Frame 1 (no input): blank canvas, image omitted
Frame 60 (no input): blank canvas, image omitted
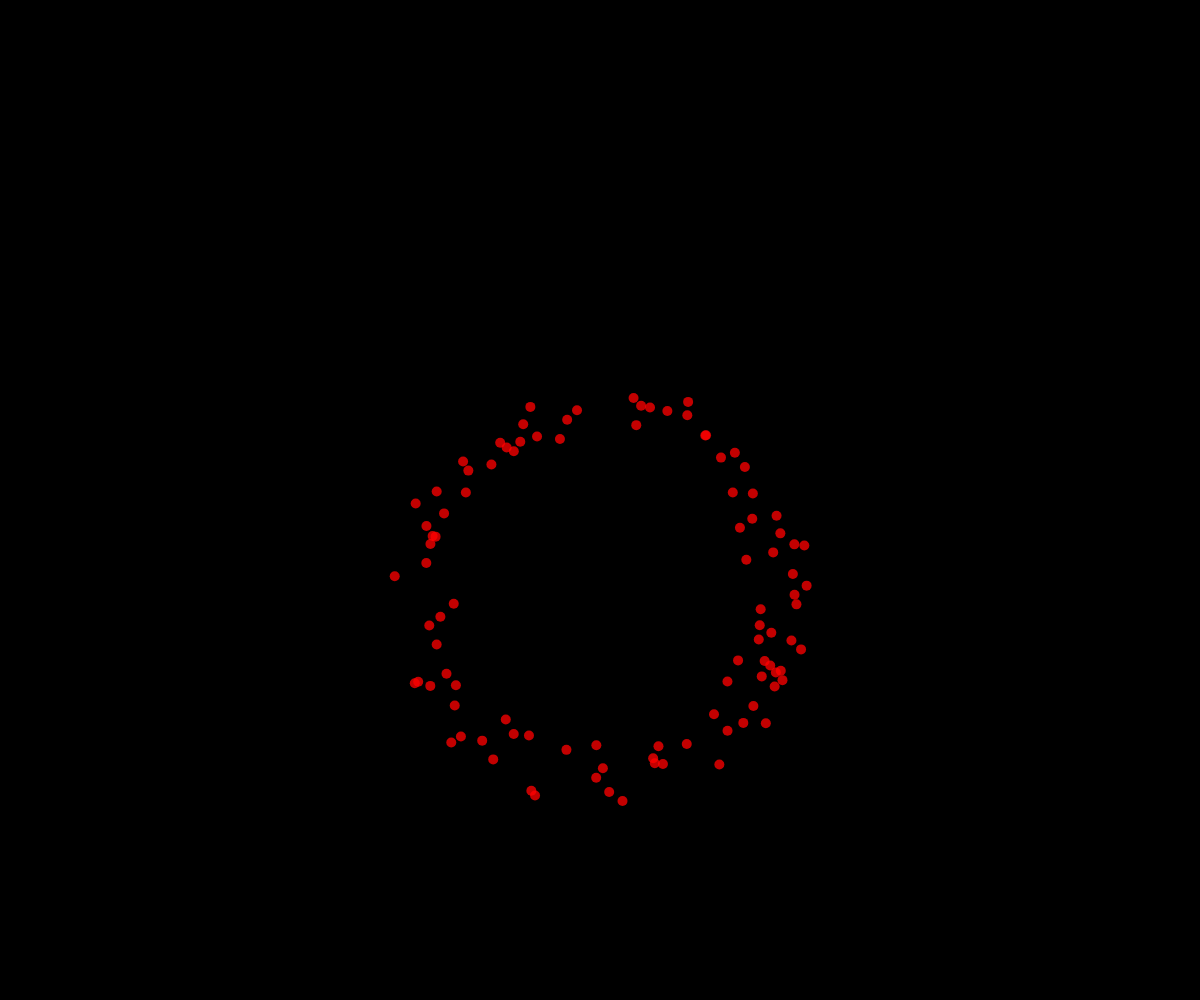
Frame 120 (the mouse pressed at the canvas centre since frame 60)

The p5.js sketch whose frames 1 and 60 were blank and that drew this single picture after the mouse press (run headless with seeded random() and noise() and a simulated clock; from frame 60 on, the mouse is pressed at the canvas centre):

// p5.js sketch
// ── sketch.js
// OOP Fireworks

let theFireworks = [];

function setup() {
  createCanvas(windowWidth, windowHeight);
  angleMode(DEGREES);
}

function draw() {
  background(0);
  for (let i = theFireworks.length - 1; i >= 0; i--) {
    theFireworks[i].move();
    if (theFireworks[i].isDone()) {
      theFireworks.splice(i, 1);
    }
    else {
      theFireworks[i].display();
    }
  }
}

function mousePressed() {
  for (let i = 0; i < 100; i++) {
    //make a circle
    let xDir = map(cos(i*4), -1, 1, -3, 3);
    let yDir = map(sin(i*4), -1, 1, -3, 3);
    
    //don't let it be perfectly circular...
    xDir += random(-0.5, 0.5);
    yDir += random(-0.5, 0.5);

    let myFirework = new Particle(mouseX, mouseY, xDir, yDir, 5);
    theFireworks.push(myFirework);
  }
}

class Particle {
  constructor(x, y, dx, dy, radius) {
    this.x = x;
    this.y = y;
    this.dx = dx;
    this.dy = dy;
    this.radius = radius;
    this.alpha = 255;
    this.gravity = 0.05;
  }

  display() {
    noStroke();
    fill(255, 0, 0, this.alpha);
    circle(this.x, this.y, this.radius * 2);
  }

  move() {
    this.dy += this.gravity;
    this.x += this.dx;
    this.y += this.dy;
    this.alpha -= 1;
  }

  isDone() {
    return this.alpha <= 0;
  }
}
